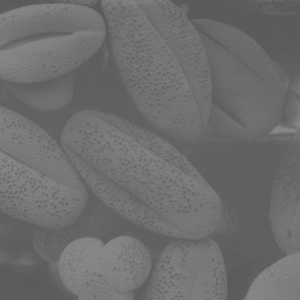
%> input picture Processamento de Imagem/Listas/lista 3/grain.png, 300 x 300 px
$ octave exercicio.m   (GNU Octave 9; MATLAB toolbox functions it lacks are replaced by stand-ins)
%> lines starting %> are read from the running program, lines starting %| are printed output that depends on the picture
### Processamento de Imagem/Listas/lista 3/imgAjuste.m
function newImage = imgAjuste(img)
  soma = 255;
  newImage = imadjust(img, [(80/soma) (150/soma)], [(50/soma) (250/soma)]);
endfunction

### Processamento de Imagem/Listas/lista 3/exercicio.m
img = imread('C:\Users\Aluno\Downloads\Lista 3\grain.png');
%> img is the input picture: size 300x300 uint8; min 91, max 136, mean 109.1

# 1) Rotacione a imagem
#imgRotated = rotateImage(img, 45);
#imshow(imgRotated, []);

# 2) Arrumar intensidade
imgAdjusted = imgAjuste(img);
%> in imgAjuste, `newImage = imadjust(img, [(80/soma) (150/soma)], [(50/soma) (250/soma)..`:
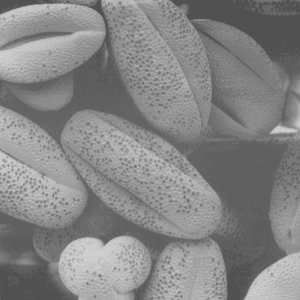
%> newImage: size 300x300 uint8; min 81, max 210, mean 133.1
I = imhist(imgAdjusted);
%> I = 256 values, max 6579 at index 97, min 0 at index 1, mean 351.6
plot(I);
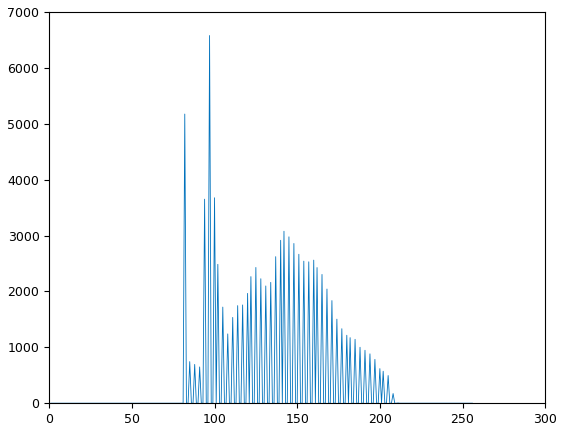
%> figure redrawn from the program's plot data; curve peaks at x = 97, y = 6579

# 3)
